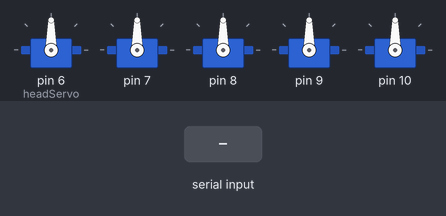
Bench run of a sketch on a simulated Arduino Uno, built with avr-gcc and run on an emulated ATmega328P. Shown: 5 × servo. The test bench sets the inputs (shaded band).

Above: at 1.2 s.
1.3 s: "f" received over Serial
At 2.5 s:
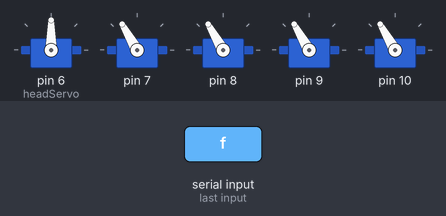
2.8 s: "b" received over Serial
At 3.7 s:
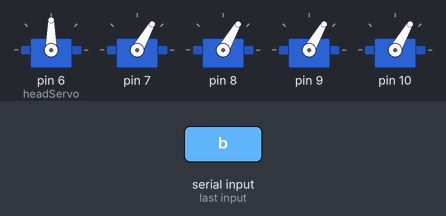
4.3 s: "l" received over Serial
At 4.9 s:
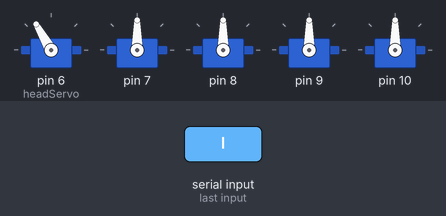
5.8 s: "r" received over Serial
At 7.0 s:
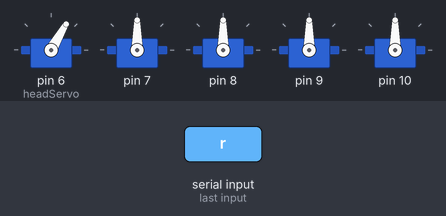
7.3 s: "w" received over Serial
At 8.3 s:
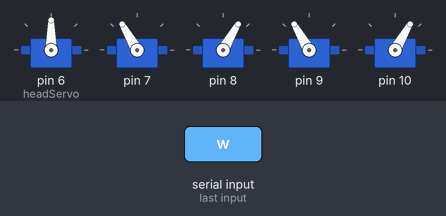
8.8 s: "s" received over Serial
At 9.5 s:
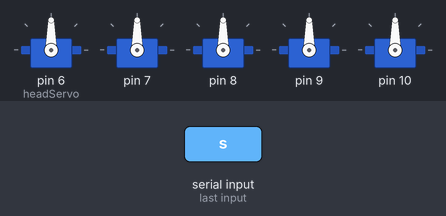
Timing chart, 0 to 11.3 s (numbered marks = the images above; inputs shaded):
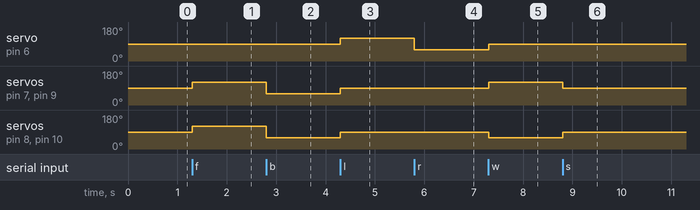

Measured:
- after the input at 1.3 s, servo on pin 7–10: 90° → 120° at once
- after the input at 2.8 s, servo on pin 7–10: 120° → 60° at once
- after the input at 4.3 s, servo on pin 6 (headServo): 90° → 120° at once; servo on pin 7–10: 60° → 90° at once
- after the input at 5.8 s, servo on pin 6 (headServo): 120° → 60° at once
- after the input at 7.3 s, servo on pin 6 (headServo): 60° → 90° at once; servo on pin 7, servo on pin 9: 90° → 120° at once; servo on pin 8, servo on pin 10: 90° → 60° at once
- after the input at 8.8 s, servo on pin 7, servo on pin 9: 120° → 90° at once; servo on pin 8, servo on pin 10: 60° → 90° at once

The sketch:

nonbluetoothcode.ino
```cpp
#include <Servo.h>

Servo headServo; // Baş servo
Servo bodyServos[4]; // 4 vücut servo

char incomingByte; // Gelen seri veri için değişken

void setup() {
  Serial.begin(9600);

  // Servo pinlerini atanır
  headServo.attach(6); // Baş servo, pin 6
  bodyServos[0].attach(7); // Vücut servo 1, pin 7
  bodyServos[1].attach(8); // Vücut servo 2, pin 8
  bodyServos[2].attach(9); // Vücut servo 3, pin 9
  bodyServos[3].attach(10); // Vücut servo 4, pin 10

  // Tüm servolar başlangıç pozisyonuna getirilir
  resetSnake();
}

void loop() {
  if (Serial.available() > 0) {
    incomingByte = Serial.read();
    switch (incomingByte) {
      case 'f': // İleri hareket
        moveForward();
        break;
      case 'b': // Geri hareket
        moveBackward();
        break;
      case 'l': // Sol dönüş
        turnLeft();
        break;
      case 'r': // Sağ dönüş
        turnRight();
        break;
      case 's': // Durma
        stopMovement();
        break;
      case 'w': // Dalgalı hareket
        waveMotion();
        break;
      case 'z': // Başa dönme
        resetSnake();
        break;
    }
  }
}

void moveForward() {
  // İleri hareket için servo pozisyonları ayarlanır
  headServo.write(90);
  for (int i = 0; i < 4; i++) {
    bodyServos[i].write(120);
  }
}

void moveBackward() {
  // Geri hareket için servo pozisyonları ayarlanır
  headServo.write(90);
  for (int i = 0; i < 4; i++) {
    bodyServos[i].write(60);
  }
}

void turnLeft() {
  // Sol dönüş için servo pozisyonları ayarlanır
  headServo.write(120);
  for (int i = 0; i < 4; i++) {
    bodyServos[i].write(90);
  }
}

void turnRight() {
  // Sağ dönüş için servo pozisyonları ayarlanır
  headServo.write(60);
  for (int i = 0; i < 4; i++) {
    bodyServos[i].write(90);
  }
}

void stopMovement() {
  // Durma için servo pozisyonları ayarlanır
  headServo.write(90);
  for (int i = 0; i < 4; i++) {
    bodyServos[i].write(90);
  }
}

void resetSnake() {
  // Tüm servoların başlangıç pozisyonuna döndürülmesi
  headServo.write(90);
  for (int i = 0; i < 4; i++) {
    bodyServos[i].write(90);
  }
}

void waveMotion() {
  // Dalgalı hareket için servo pozisyonları ayarlanır
  headServo.write(90);
  bodyServos[0].write(120);
  bodyServos[1].write(60);
  bodyServos[2].write(120);
  bodyServos[3].write(60);
}
```
